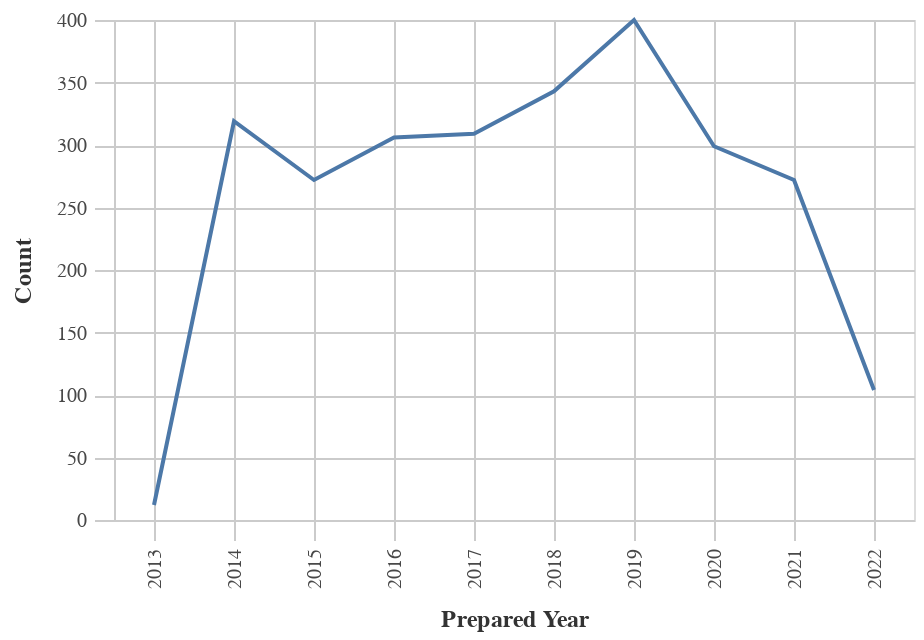

Here is the notebook cell this chart was saved with:
### Code cell
#Line chart for Obligations by Year
chart_df = (df_top>>filter(_.variable=='prepared_y')).rename(columns= {"value":"Year"})
    
chart1= (_dla_utils_reports.basic_line_chart_test_no_save(chart_df, 'Year', 'count', district)).encode(x=alt.X('Year:O', title='Prepared Year'))
    
display(HTML("<h4><strong>Obligations by Year</strong></h4>"))
chart1

### Figure 1 — Vega-Lite specification as saved in the notebook (floating-point values rounded to 4 significant figures)
{"config": {"view": {"continuousWidth": 400, "continuousHeight": 300}, "axis": {"domainColor": "#cbcbcb", "grid": true, "gridColor": "#cbcbcb", "gridWidth": 1, "labelColor": "#474747", "labelFont": "Nunito Sans", "labelFontSize": 10, "labelPadding": 4, "tickColor": "#cbcbcb", "tickSize": 10, "titleColor": "#333", "titleFont": "Raleway", "titleFontSize": 12, "titlePadding": 10}, "axisBand": {"grid": false}, "background": "white", "font": "Raleway", "header": {"labelFont": "Nunito Sans", "titleFont": "Raleway"}, "legend": {"labelColor": "#333", "labelFont": "Nunito Sans", "labelFontSize": 11, "labelLimit": 0, "padding": 1, "symbolSize": 30, "symbolType": "square", "titleColor": "#333", "titleFont": "Raleway", "titleFontSize": 14, "titlePadding": 10}, "title": {"anchor": "middle", "font": "Raleway", "fontSize": 18, "fontWeight": 300, "offset": 20}}, "data": {"name": "data-5b03a8cff05b39ce9aff16530684fa1e"}, "mark": "line", "encoding": {"tooltip": [{"field": "Year", "type": "quantitative"}, {"field": "count", "type": "quantitative"}], "x": {"field": "Year", "title": "Prepared Year", "type": "ordinal"}, "y": {"field": "count", "title": "Count", "type": "quantitative"}}, "height": 250, "width": 400, "$schema": "https://vega.github.io/schema/vega-lite/v4.17.0.json", "datasets": {"data-5b03a8cff05b39ce9aff16530684fa1e": [{"Year": 2019.0, "count": 400, "variable": "prepared_y"}, {"Year": 2018.0, "count": 343, "variable": "prepared_y"}, {"Year": 2014.0, "count": 319, "variable": "prepared_y"}, {"Year": 2017.0, "count": 309, "variable": "prepared_y"}, {"Year": 2016.0, "count": 306, "variable": "prepared_y"}, {"Year": 2020.0, "count": 299, "variable": "prepared_y"}, {"Year": 2015.0, "count": 272, "variable": "prepared_y"}, {"Year": 2021.0, "count": 272, "variable": "prepared_y"}, {"Year": 2022.0, "count": 104, "variable": "prepared_y"}, {"Year": 2013.0, "count": 12, "variable": "prepared_y"}]}}
